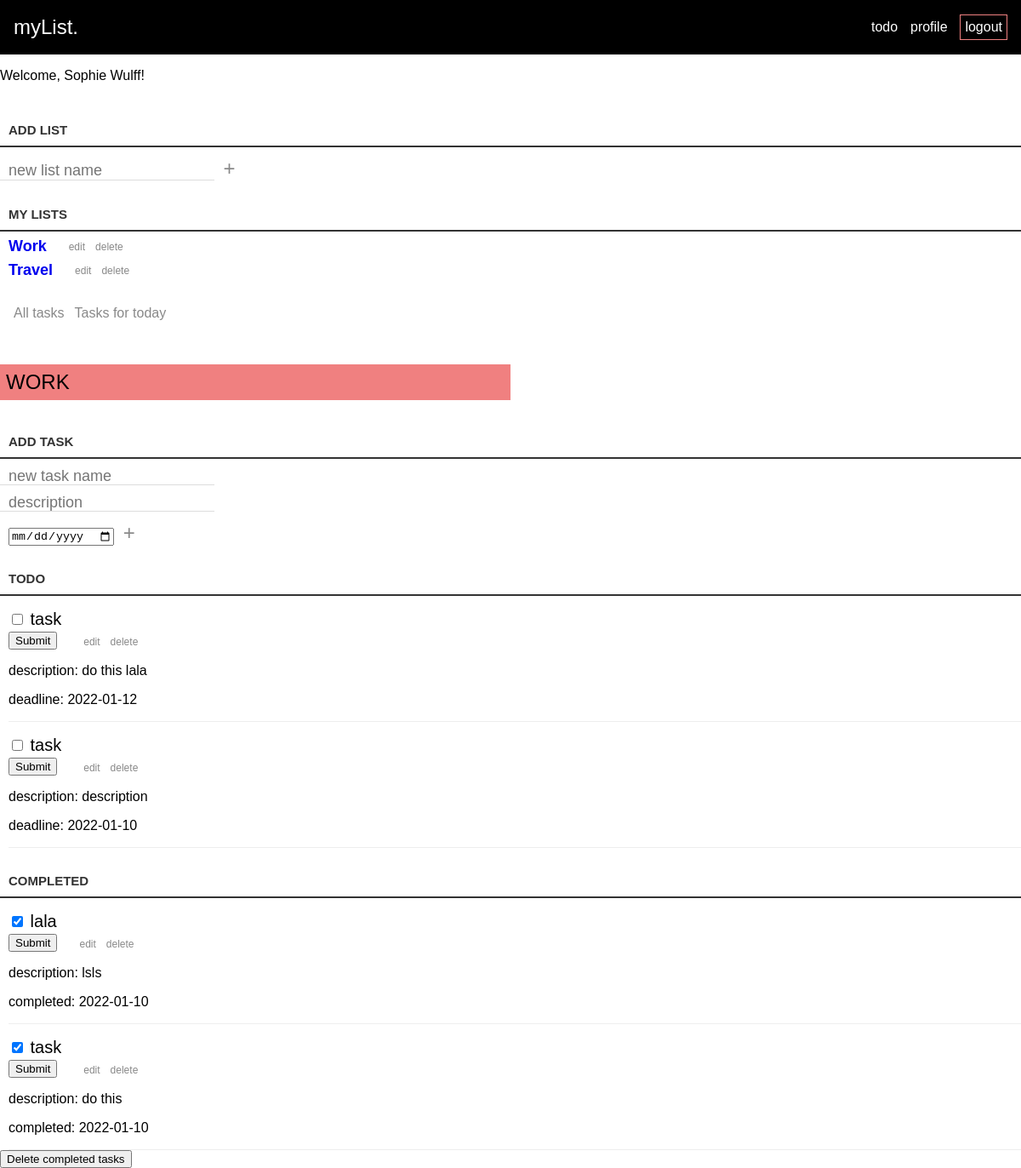
/loggedin.php?id=50&title=Work (signed in), run on the app's committed database.
### tables this page shows
CREATE TABLE lists (
id INTEGER PRIMARY KEY AUTOINCREMENT,
title VARCHAR,
created_at DATETIME DEFAULT CURRENT_TIMESTAMP,
user_id INTEGER,
FOREIGN KEY(user_id) REFERENCES users(id)
);

CREATE TABLE tasks (
id INTEGER PRIMARY KEY AUTOINCREMENT,
title VARCHAR,
created_at DATETIME DEFAULT CURRENT_TIMESTAMP,
deadline_at DATETIME DEFAULT CURRENT_TIMESTAMP,
completed_at DATETIME DEFAULT CURRENT_TIMESTAMP,
content VARCHAR,
list_id INTEGER,
user_id INTEGER,
FOREIGN KEY(list_id) REFERENCES lists(id),
FOREIGN KEY(user_id) REFERENCES users(id)
);

### app/functions.php (called while the page is built, shortened)
<?php
function get_lists(object $database)
{
    $user_id = $_SESSION['user']['id'];
    $statement = $database->prepare("SELECT * FROM lists WHERE user_id = :id");
    $statement->bindParam(':id', $user_id, PDO::PARAM_INT);
    $statement->execute();
    $lists = $statement->fetchAll(PDO::FETCH_ASSOC);
    return $lists;
}
function get_tasks(object $database)
{
    $user_id = $_SESSION['user']['id'];
    $statement = $database->prepare('SELECT * FROM tasks WHERE user_id = :user_id ');
    $statement->bindParam(':user_id', $user_id, PDO::PARAM_INT);
    $statement->execute();
    $allTasks = $statement->fetchAll(PDO::FETCH_ASSOC);
    return $allTasks;
}

### loggedin.php (the view, shortened to what this page needs)
<?php
require __DIR__ . '/app/autoload.php';
require __DIR__ . '/views/header.php';
?>
<?php if (isset($_SESSION['user'])) : ?>
    <p>Welcome, <?= $_SESSION['user']['name']; ?>!</p>
    <form class="new-list-form" action="/app/lists/create.php" method="post">
        <label for="title">Add list</label>
        <div>
            <input id="title" name="title" type="text" class="new-list" placeholder="new list name" aria-label="new list name" />
            <button class="loggedin-btn-plus">+</button>
        </div>
    </form>
<?php
endif; ?>
<?php
$lists = get_lists($database);
if (!empty($lists)) : ?>
    <div class="loggedin-container">
        <h3>My Lists</h2>
            <div class="list-container">
                <ul>
                    <?php
                    foreach ($lists as $list) : ?>
                        <?php
                        $title = $list['title'];
                        $id = $list['id'];
                        ?>
                        <li>
                            <a href="loggedin.php?id=<?= $id; ?>&title=<?= $title; ?>"><?php echo $title ?></a>
                            <div class="edit-delete-buttons">
                                <form action="/edit-list.php" method="post">
                                    <button class="loggedin-btn">edit</button>
                                </form>
                                <form action="/app/lists/delete.php" method="post">
                                    <button class="loggedin-btn">delete</button>
                                </form>
                            </div>
                        </li>
                    <?php endforeach ?>
                </ul>
            </div>
        <?php endif; ?>
        <div class="show-stuff">
            <form action="/all-tasks.php" method="post">
                <button name="all-tasks" type="submit" class="loggedin-btn">All tasks</button>
            </form>
            <form action="/tasks-today.php" method="post">
                <button name="tasks-for-today" type="submit" class="loggedin-btn">Tasks for today</button>
            </form>
        </div>
        <?php if (isset($_GET['id'])) : ?>
            <h2 class="list-title"><?= $_GET['title']; ?></h2>
            <form class="new-list-form" action="/app/tasks/create.php?id=<?= $_GET['id'] ?>&title=<?= $title; ?>" method="post">
                <label for="title">Add task</label>
                <div>
                    <input id="title" name="title" type="text" class="new-task" placeholder="new task name" />
                </div>
                <div>
                    <input id="content" name="content" type="text" class="new-task" placeholder="description" />
                </div>
                <div>
                    <input class="input-date" id="date" name="date" type="date" class="new-task" />
                    <button class="loggedin-btn-plus" class="create-task" aria-label="create new task">+</button>
                </div>
            </form>
            <div class="task-container">
                <h3>Todo</h3>
                <ul>
                    <?php
                    $tasks = get_tasks($database);
                    foreach ($tasks as $task) :
                        if ($task['list_id'] === $_GET['id'] && $task['completed_at'] === null) : ?>
                            <li>
                                <form action="/app/tasks/completed.php" method="POST">
                                    <input type="checkbox" name="is_completed" id="is_completed" />
                                    <label for="is_completed">
                                        <?= $task['title']; ?>
                                    </label>
                                    <div>
                                        <button type="submit">Submit</button>
                                    </div>
                                </form>
                                <div class="edit-delete-buttons">
                                    <form action="/edit-tasks.php" method="post">
                                        <button class="loggedin-btn" type="submit">edit</button>
                                    </form>
                                    <form action="/app/tasks/delete.php?id=<?= $_GET['id'] ?>&title=<?= $title; ?>" method="post">
                                        <button class="loggedin-btn" name="delete-task" type="submit" value="<?= $task['id'] ?>">delete</button>
                                    </form>
                                </div>
                            </li>
                            <div class="info-about-task show">
                                <p>description: <?php echo $task['content'] ?></p>
                                <p>deadline: <?php echo $task['deadline_at'] ?></p>
                            </div>
                        <?php endif; ?>
                    <?php endforeach ?>
                </ul>
            </div>
            <div class="task-container">
                <h3>Completed</h3>
                <ul>
                    <?php foreach ($tasks as $task) :
                        if ($task['completed_at'] !== null) : ?>
                            <li>
                                <form action="/app/tasks/not-completed.php" method="POST">
                                    <input type="checkbox" name="is_completed" id="is_completed" checked />
                                    <label for="is_completed">
                                        <?= $task['title']; ?>
                                    </label>
                                    <div>
                                        <button type="submit">Submit</button>
                                    </div>
                                </form>
                                <div class="edit-delete-buttons">
                                    <form action="/edit-tasks.php" method="post">
                                        <button class="loggedin-btn" type="submit">edit</button>
                                    </form>
                                    <form action="/app/tasks/delete.php" method="post">
                                        <button class="loggedin-btn" type="submit">delete</button>
                                    </form>
                                </div>
                            </li>
                            <div class="info-about-task show">
                                <p>description: <?php echo $task['content'] ?></p>
                                <p>completed: <?php echo $task['completed_at'] ?></p>
                            </div>
                        <?php endif; ?>
                    <?php endforeach ?>
                </ul>
            </div>
            <form action="/loggedin.php" method="post">
                <button class="loggedin-btn-delete">Delete completed tasks</button>
            </form>
        <?php endif; ?>
    </div>
    <?php require __DIR__ . '/views/footer.php'; ?>

### views/header.php (shortened to what this page needs)
<!DOCTYPE html>
<html lang="en">
<head>
    <link rel="stylesheet" href="assets/styles/style.css">
    <link rel="stylesheet" href="assets/styles/header.css">
    <link rel="stylesheet" href="assets/styles/footer.css">
    <link rel="stylesheet" href="assets/styles/signup.css">
    <link rel="stylesheet" href="assets/styles/profile.css">
    <link rel="stylesheet" href="assets/styles/loggedin.css">
</head>
<body>
    <header>
        <?php if (isset($_SESSION['user'])) { ?>
            <div class="logo"><a href="/">myList.</a></div>
            <div class="nav-buttons">
                <a href="/loggedin.php">todo</a>
                <a href="profile.php">profile</a>
                <a href="/app/users/logout.php">logout</a>
            </div>
        <?php } ?>
    </header>

### views/footer.php (shortened to what this page needs)
</body>
</html>

### assets/styles/style.css (style rules this page uses)
* { box-sizing: border-box; }
body { margin: 0; padding: 0; font-family: sans-serif; }

### assets/styles/header.css (style rules this page uses)
header { display: flex; justify-content: space-between; align-items: center; padding-right: 1rem; padding-left: 1rem; }
header { background-color: black; height: 4rem; font-family: sans-serif; }
.nav-buttons { width: 10rem; display: flex; justify-content: space-between; align-items: center; }
.nav-buttons a:last-child { border: 1px solid lightcoral; padding: 5px; }
.logo { font-size: 24px; }
header a { text-decoration: none; color: white; }

### assets/styles/profile.css (style rules this page uses)
.show { display: block; }

### assets/styles/loggedin.css (style rules this page uses)
.list-container li { display: flex; align-items: flex-end; gap: 20px; font-size: 24px; margin: 0px 10px; }
.new-list-form { display: flex; flex-direction: column; gap: 10px; }
.loggedin-btn-plus { background: none; border: 0; color: #888; font-size: 24px; margin: 0; font-family: sans-serif; cursor: pointer; padding: 0x; }
.input-date { margin-left: 10px; }
.edit-delete-buttons { padding-right: 40px; }
.edit-delete-buttons button { font-size: 12px; }
.list-container a { text-decoration: none; font-size: 18px; font-weight: 600; }
.task-container li { display: flex; align-items: flex-end; gap: 20px; font-size: 20px; margin-top: 16px; margin-left: 10px; }
.edit-delete-buttons { display: flex; }
.info-about-task { overflow: hidden; padding: 0; border-bottom: 1px solid #eee; margin-left: 10px; display: none; }
.show { display: block; }
.list-container ul, .task-container ul { margin: 0; padding: 0; }
.loggedin-btn { background: none; border: 0; color: #888; font-size: 16px; font-family: sans-serif; cursor: pointer; }
.loggedin-container h3 { color: #333; font-weight: 700; font-size: 15px; border-bottom: 2px solid #333; padding: 30px 10px 10px; margin: 0; text-transform: uppercase; }
.list-title { background-color: lightcoral; margin-top: 50px; margin-bottom: 10px; width: 50%; padding: 7px; font-family: sans-serif; font-weight: 500; text-transform: uppercase; }
input[type='text'] { margin: 0; font-size: 18px; line-height: 18px; height: 18px; padding: 10px; border: none; border-bottom: 1px solid #ddd; background: #fff; font-family: sans-serif; color: #888; }
label[for='title'] { color: #333; font-weight: 700; font-size: 15px; border-bottom: 2px solid #333; padding: 30px 0 10px; margin: 0; text-transform: uppercase; width: 100%; padding-left: 10px; }
.show-stuff { margin: 10px; padding-top: 20px; display: flex; }

### data on the page
lists: title "Work"
lists: title "Travel"
tasks: title "task", $task['id'] 84 (drawn), content "do this lala", deadline_at "2022-01-12"
tasks: title "task", $task['id'] 86 (drawn), content "description", deadline_at "2022-01-10"
tasks: title "lala", content "lsls", completed_at "2022-01-10"
tasks: title "task", content "do this", completed_at "2022-01-10"

### other printed values
$_SESSION['user']['name'] "Sophie Wulff"
$_GET['title'] "WORK"
